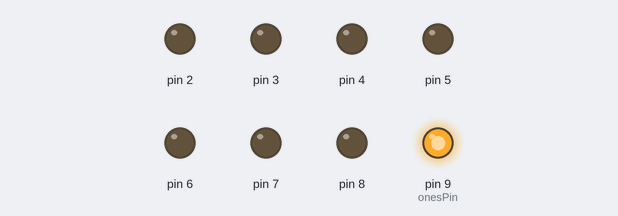
A sketch run on a simulated Arduino Uno, built with avr-gcc and run on an emulated ATmega328P. On the bench: output pins drawn as LEDs (lit = HIGH).

Above: at 0.5 s.
At 1.5 s:
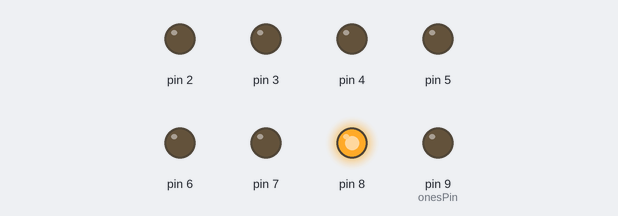
At 2.5 s:
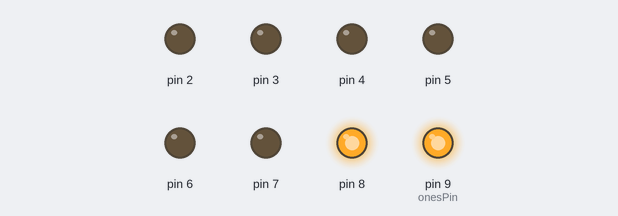
At 3.5 s:
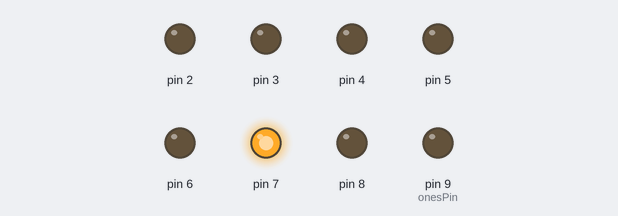
Timing chart, 0 to 5.2 s (numbered marks = the images above):
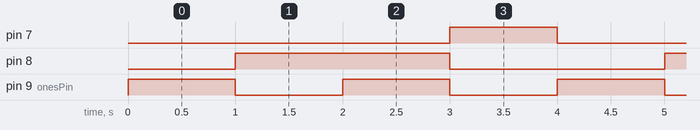

The sketch:

Arduino_LEDBInaryCounter.ino
```cpp
/*
  Author: Michael Gates
  Date: 18 November 2016
  Description: Counts from 0 to 255 and displays via LEDs. Program assumes that the 'ones' pin is in digital port 9 and that ports 1 & 2 are not used.
*/

int onesPin = 9;

int lowestValue = 2^0;
int highestValue = 2^8;


void setup()
{
  Serial.begin(9600);

  for(int i=2; i<=9; i++)
  {
    pinMode(i, OUTPUT);
  }

}

void loop()
{
  for(int i=lowestValue; i<highestValue; i++)
  {
    for(int j=0; j<8; j++)
    {
      digitalWrite(getBitLed(j+1), testBit(i, j) ? HIGH: LOW);
    }

    delay(500);
  }
}

boolean testBit(int number, int place)
{
  return bitRead(number, place) == 1 ? true : false;
}

int getBitLed(int n)
{
  //     onesPin - (the bit bumber minus two, because there we don't use the first two places on the digital ports)
  return onesPin - (n - 2);
}
```

Measured:
- by itself, pin 7: alternates HIGH for 1.0 s and LOW for 3.0 s
- by itself, pin 8: alternates HIGH for 2.0 s and LOW for 2.0 s
- by itself, pin 9 (onesPin): alternates HIGH for 1.0 s and LOW for 1.0 s
